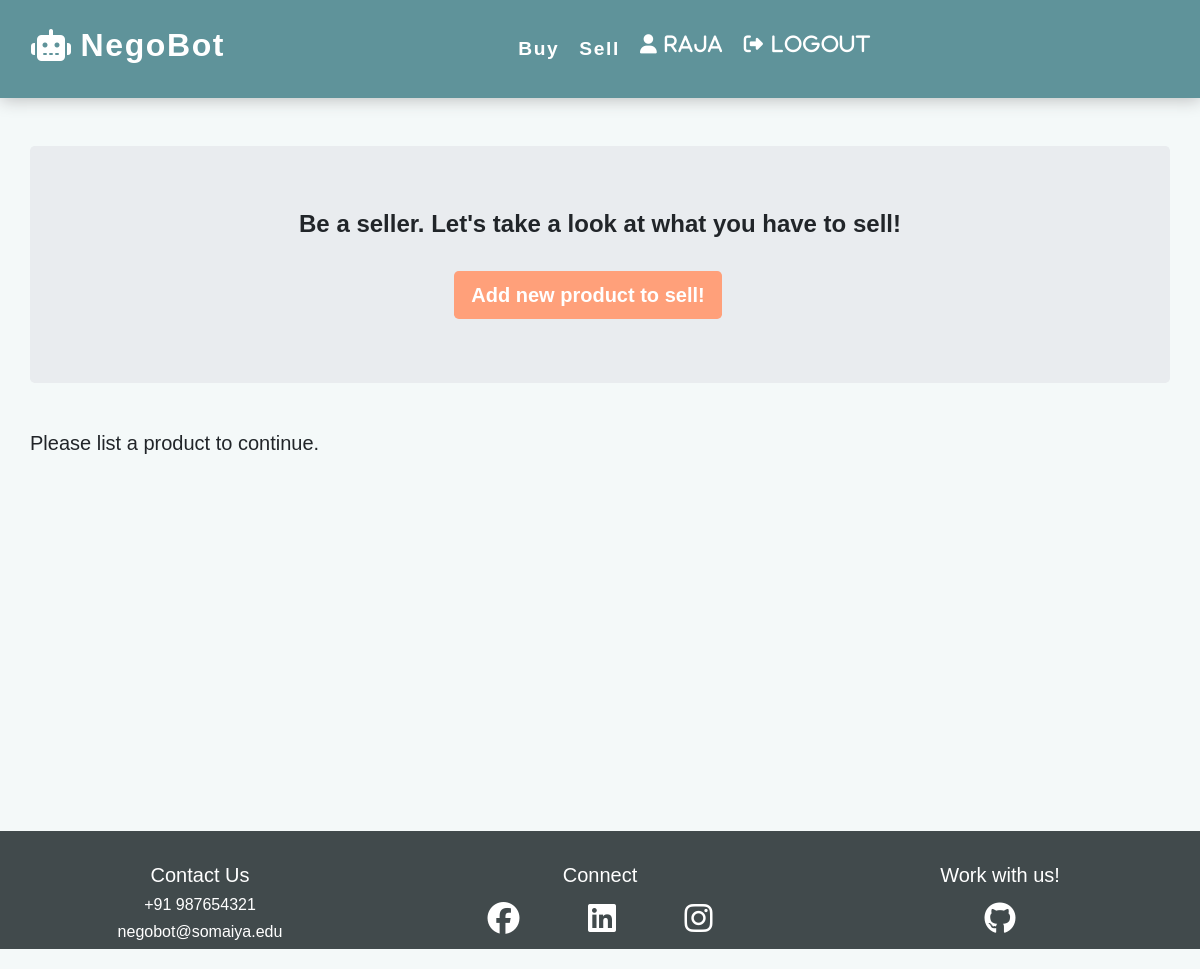
Page /chat/myItemList (signed in) on the earlier database version.
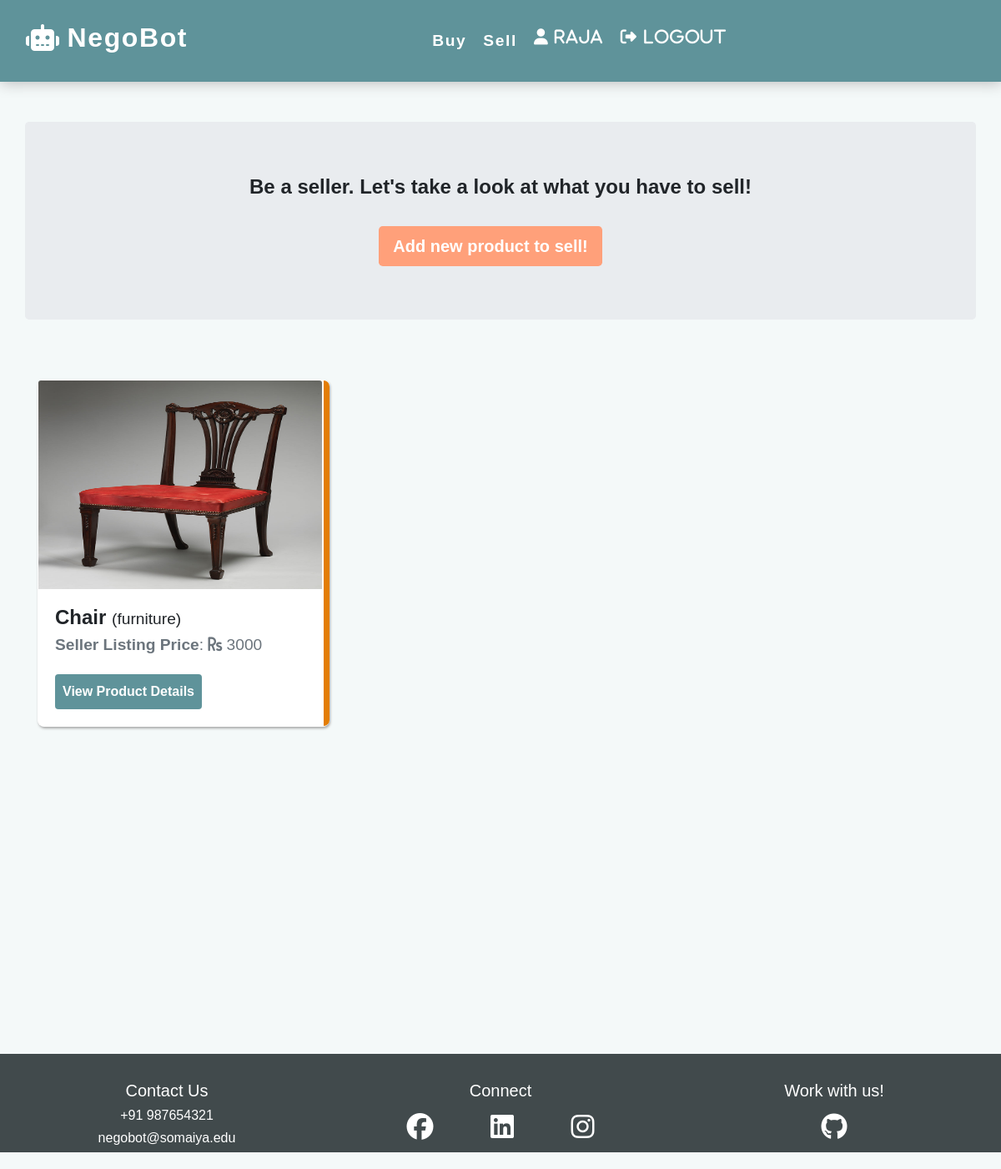
Same page on the later database version.
### chat/models.py (models this page shows)
class Item(models.Model):
    category_list = [
        ('BIKE', 'BIKE'),
        ('CAR', 'CAR'),
        ('ELECTRONIC', 'ELECTRONIC'),
        ('FURNITURE', 'FURNITURE'),
        ('HOUSING', 'HOUSING'),
        ('PHONE', 'PHONE'),
    ]
    category = models.CharField(max_length=20, choices=category_list, default='bike')
    description = models.TextField(max_length=1000)
    image = models.ImageField(upload_to='item_image')
    listing_price = models.IntegerField()
    name = models.CharField(max_length=100)
    seller = models.ForeignKey(User, on_delete=models.CASCADE)

### chat/views/item.py (the view)
# urls.py: path('myItemList', item.MyItemListView.as_view(), name='my-item-list'),
class MyItemListView(ListView):
    model = Item
    paginate_by = 50
    ordering = 'name'
    template_name = 'item/item_list.html'
    def get_context_data(self, **kwargs):
        context = super().get_context_data(**kwargs)
        context['username'] = self.request.session.get('username')
        context['text'] = "Be a seller. Let's take a look at what you have to sell!"
        context['add_item'] = True
        return context
    def get_queryset(self):
        current_user = self.request.session.get('username')
        current_user = User.objects.get(username=current_user)
        return Item.objects.filter(seller=current_user)

### chat/templates/item/item_list.html
{% extends 'base/base_logged_in.html' %}
{% load static %}
{% block content %}
<div class="container jumbotron mt-5 mb-0">
    <div class="row justify-content-md-center">
        <h4 class="text-center"><strong>{{text}}</strong></h4>
    </div>
    {% if add_item %}
        <div class="row justify-content-md-center">
            <a href="/chat/newItem" class="btn btn-lg btnclr mr-4 mt-4 text-center">Add new product to sell!</a>
        </div>
    {% endif %}
</div>
<div class="container py-5">
<div class="row">
{% for item in object_list %}
    <div class="col-md-4 mb-4 mt-4">
        <div class="card licard">
            <img class="card-img-top" src="{{item.image.url}}" alt="{{item.category}}" style="height:250px; max-width:340px">
            <div class="card-body">
                <h4 class="card-title"><strong>{{item.name}}</strong> <small>({{item.category.lower}})</small></h4>
                <h6 class="card-subtitle mb-2 text-muted" style="font-size: 120%"><strong>Seller Listing Price</strong>:   <i class="fas fa-rupee-sign"></i>   {{item.listing_price}}</h6>
                <a href="item/{{item.id}}" class="btn btnclr-blue mt-3 p-2">View Product Details</a>
            </div>
        </div>
    </div>
{% empty %}
    <div class="d-flex justify-content-center ">
        <h5><bold>Please list a product to continue.</bold></h5>
    </div>
{% endfor %}
</div>
</div>
{% endblock content %}

### chat/templates/base/base_logged_in.html (shortened to what this page needs)
{% load static %}
<!DOCTYPE html>
<html lang="en">
<head>
    <link rel="stylesheet" href="https://stackpath.bootstrapcdn.com/bootstrap/4.5.0/css/bootstrap.min.css">
    <link href='{% static "style.css" %}' rel="stylesheet" type="text/css">
</head>
<body>
<nav class="navbar navbar-expand-lg navbar-light sticky-top">
    <div class="container-fluid">
        <a class="navbar-brand h1" href="/chat/home">
            <i class='fas fa-robot mr-2'></i>  NegoBot
        </a>
      <div class="collapse navbar-collapse" id="navbarResponsive">
        <ul class="navbar-nav mx-auto ml-5">
          <li class="nav-item">
            <a href="/chat/itemList" class="float-right nav">Buy</a>
          </li>
          <li class="nav-item">
            <a href="/chat/myItemList" class="float-right nav">Sell</a>
          </li>
          <li class="nav-item">
            <a href="/chat/myAccount" class="float-right nav"><i class="fa fa-user" aria-hidden="true"> {{username}}</i></a>
          </li>
          <li class="nav-item">
            <a href="/chat/logout" class="float-right nav"><i class="fa fa-sign-out-alt" aria-hidden="true"> Logout</i></a>
          </li>
        </ul>
      </div>
    </div>
</nav>
{% block content %}{% endblock content %}
<footer class="container-fluid text-center">
  <div class="row">
    <div class="col-sm-4">
      <h5>Contact Us</h5>
      <h6>+91 987654321</h6>
      <h6>negobot@somaiya.edu</h6>
    </div>
    <div class="col-sm-4 social">
      <h5>Connect</h5>
      <a href="#"><i class="fab fa-facebook"></i></a>
      <a href="#"><i class="fab fa-linkedin"></i></a>
      <a href="#"><i class="fab fa-instagram"></i></a>
    </div>
    <div class="col-sm-4 social">
      <h5>Work with us!</h5>
      <a href="#"><i class="fab fa-github"></i></a>
    </div>
  </div>
</footer>
</body>
</html>

### chat/static/style.css (style rules this page uses)
body { background-color:#f4f9f9; font-family: 'Montserrat', sans-serif; }
.navbar-brand { font-weight: 700; font-size: 2rem; color: white !important; display: flex; align-items: center; }
.navbar { font-weight: 700; font-size: 0.8rem; letter-spacing: .1rem; background-color: #5f939a !important; padding: 1rem; box-shadow: 1px 2px 16px #bdbebf; border-bottom: 0; margin-bottom: 1rem; }
.nav { padding-right: 20px; color: white !important; font-size: 1.5em !important; }
.btnclr { background-color: lightsalmon; color: white; font-weight: bold; }
.btnclr-blue { background-color: #5f939a; color: white; font-weight: bold; }
.social a { font-size: 2em; padding: 2rem; }
.fa-github, .fa-facebook, .fa-linkedin, .fa-instagram { color: rgb(255, 255, 255); }
footer { width: 100%; color: rgb(255, 255, 255); margin-top: 20rem; padding-top: 2rem; margin-bottom: 0px; background-color: #414A4C; }
.licard::after { content:''; width:7px; background-color:#E37D05; height:100%; position: absolute; right: 0; border-top-right-radius:8px; border-bottom-right-radius:8px; }
.licard { border-radius: 8px; border: 1px solid white; border-right: 0; box-shadow: 1px 2px 3px #aaaaaa; }

Differences in the rows shown:
added Item: image (picture), name "Chair", category "furniture", listing_price "3000"
Other differences:
text no longer shown: "Please list a product to continue."
